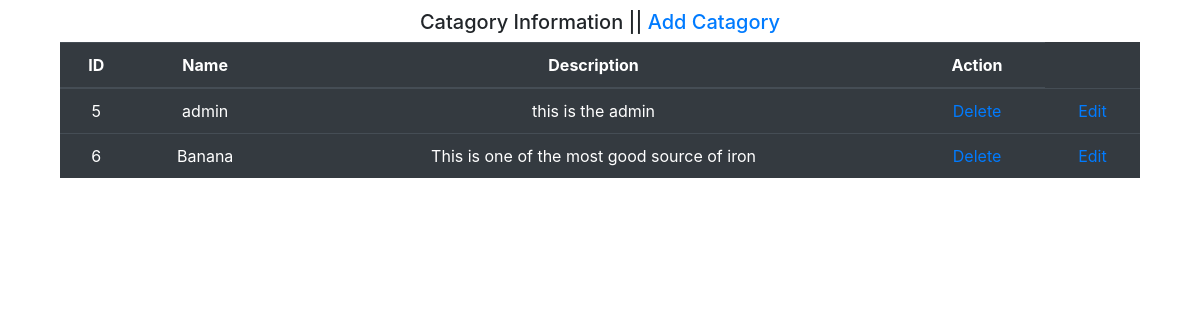
The app's page /Catagory/cat_view.php with its own data.
### tables this page shows
CREATE TABLE `catagory` (
  `cat_id` int(255) NOT NULL,
  `name` varchar(255) NOT NULL,
  `description` longtext NOT NULL
);

### database/cat_view_query.php (called while the page is built)
<?php
$data ="SELECT * FROM catagory ";
 $show =mysqli_query($conn, $data);
?>

### Catagory/cat_view.php (the view, shortened to what this page needs)
<?php
include ("../database/connection.php");
?>
<html>
	<head>
		<link rel="stylesheet" href="https://stackpath.bootstrapcdn.com/bootstrap/4.3.1/css/bootstrap.min.css">
		<link rel="stylesheet" href="css/main.css">
	</head>
	<body>
		<div class="container">
			<div> <h5 align="center"> Catagory Information || <a href="../Catagory/cat_add_view.php">Add Catagory</a></h5></div>
			<div class="col-md-12">
				<table class="table table-hover table-dark ">
					<thead>
						<tr align = "center">
							<th scope="col">ID</th>
							<th scope="col">Name</th>
							<th scope="col">Description</th>
							<th scope="col">Action</th>
						</tr>
					</thead>
					<tbody>
						<?php
						include ("../database/cat_view_Query.php");
						while($row = mysqli_fetch_assoc($show))
						{
						?>
						<tr align = "center">
							<td><?php  echo $row['cat_id']?></td>
							<td><?php  echo $row['name']?></td>
							<td><?php  echo $row['description']?></td>
							<td><a href="cat_delete.php?cat_id=<?php echo $row['cat_id'] ?>">Delete</a></td>
							<?php
							echo '<td><a href="cat_update_view.php?cat_id=' . $row['cat_id'] ."&name=" .$row['name'] ."&description=" .$row['description']. '">Edit</a></td>';
							?>
						</tr>
						<?php
						}
						?>
					</tbody>
				</table>
			</div>
		</div>
	</body>
</html>

### css/main.css (style rules this page uses)
.container { margin-top: 10px; }

### records on screen
catagory: cat_id "5", name "admin", description "this is the admin"
catagory: cat_id "6", name "Banana", description "This is one of the most good source of iron"
